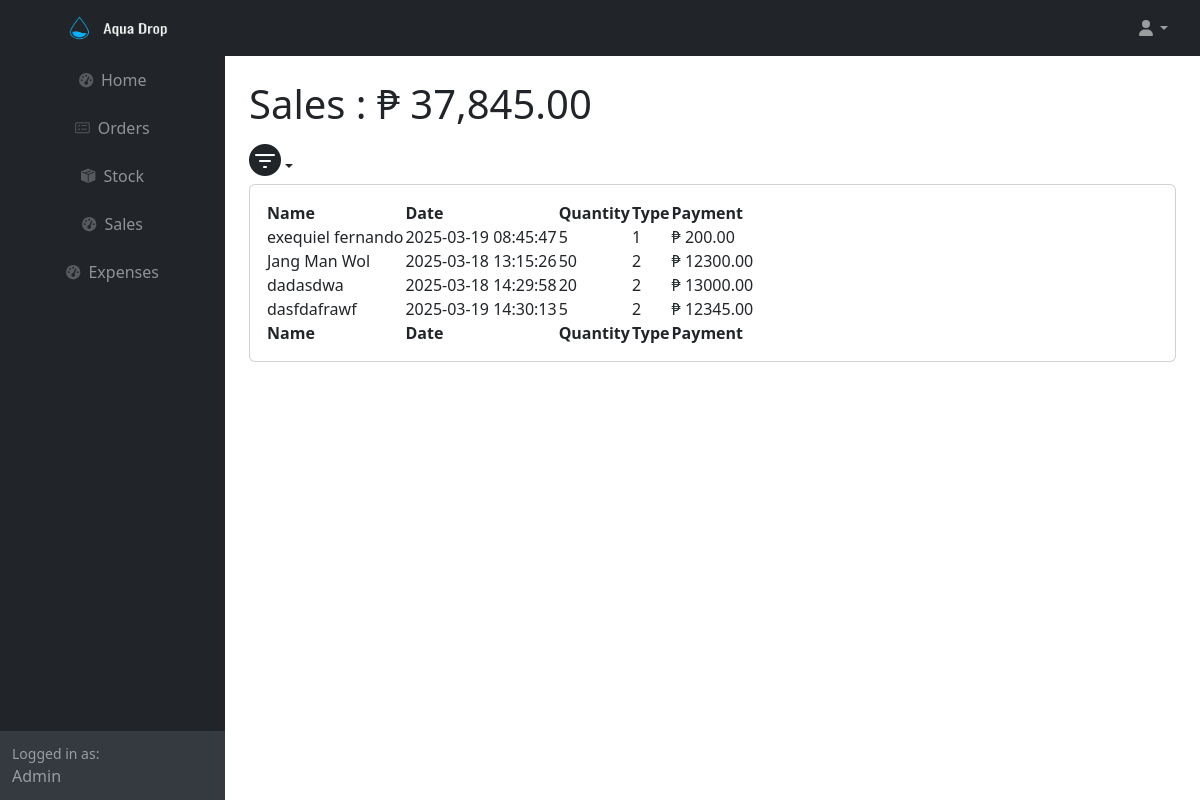
Screenshot of /sales.php (signed in) with the database file from the repository.
### tables this page shows
CREATE TABLE IF NOT EXISTS `sales` (
  `sales_id` int(11) NOT NULL AUTO_INCREMENT,
  `name` varchar(255) NOT NULL,
  `date` timestamp NOT NULL DEFAULT current_timestamp() ON UPDATE current_timestamp(),
  `quantity` int(11) NOT NULL,
  `type_id` int(11) NOT NULL,
  `payment` decimal(10,2) NOT NULL,
  PRIMARY KEY (`sales_id`)
);

### sales.php (the view, shortened to what this page needs)
<?php
	require ('db.php');
	$sql = "SELECT * FROM sales";
    $stmt = $conn->prepare($sql);
    $stmt->execute();
    $data = $stmt->fetchAll(PDO::FETCH_ASSOC);
    $sql_total_payment = "SELECT SUM(payment) AS total_payment FROM sales";
    $stmt_total_payment = $conn->prepare($sql_total_payment);
    $stmt_total_payment->execute();
    $total_payment = $stmt_total_payment->fetch(PDO::FETCH_ASSOC)['total_payment'];
?>
<html lang="en">
    <head>
        <link rel="stylesheet" href="https://cdn.jsdelivr.net/npm/bootstrap-icons/font/bootstrap-icons.css">
        <link href="https://cdn.jsdelivr.net/npm/simple-datatables@7.1.2/dist/style.min.css" rel="stylesheet" />
        <link href="css/styles.css" rel="stylesheet" />
    </head>
    <body class="sb-nav-fixed">
        <nav class="sb-topnav navbar navbar-expand navbar-dark bg-dark">
            <a class="navbar-brand ps-3" href="index.html">
                <img src="icons/transparentlogo.png" style="width: 200px; height: 150px;">
            </a>
            <ul class="navbar-nav ms-auto  me-3 me-lg-4">
                <li class="nav-item dropdown">
                    <a class="nav-link dropdown-toggle" id="navbarDropdown" href="#" role="button" data-bs-toggle="dropdown" aria-expanded="false"><i class="fas fa-user fa-fw"></i></a>
                </li>
            </ul>
        </nav>
        <div id="layoutSidenav">
            <div id="layoutSidenav_nav">
                <nav class="sb-sidenav accordion sb-sidenav-dark" id="sidenavAccordion">
                    <div class="sb-sidenav-menu">
                        <div class="nav align-items-center">
                            <a class="nav-link" href="adminindex.php">
                                <div class="sb-nav-link-icon"><i class="fas fa-tachometer-alt"></i></div>
                            </a>
                            <a class="nav-link" href="orders.php">
                                <div class="sb-nav-link-icon"><i class="bi bi-card-checklist"></i></div>
                                Orders
                            </a>
                            <a class="nav-link" href="stocks.php">
                                <div class="sb-nav-link-icon"><i class="bi bi-box-seam-fill"></i></div>
                                Stock
                            </a>
                            <a class="nav-link" href="sales.php">
                                <div class="sb-nav-link-icon"><i class="fas fa-tachometer-alt"></i></div>
                                Sales
                            </a>
                             <a class="nav-link" href="expenses.php ">
                                <div class="sb-nav-link-icon"><i class="fas fa-tachometer-alt"></i></div>
                                Expenses
                            </a>
                        </div>
                    </div>
                    <div class="sb-sidenav-footer">
                        <div class="small">Logged in as:</div>
                        Admin
                    </div>
                </nav>
            </div>
            <div id="layoutSidenav_content">
                <main>
                    <div class="container-fluid px-4">
                        <h1 class="mt-4">Sales : ₱ <?php echo number_format($total_payment, 2); ?></h1>
                        <ul class="navbar-nav ms-auto  me-3 me-lg-4">
                            <li class="nav-item dropdown">
                                <a class="nav-link dropdown-toggle" id="navbarDropdown" href="#" role="button" data-bs-toggle="dropdown" aria-expanded="false" ><i class="bi bi-filter-circle-fill fs-2"></i></a>
                            </li>
                        </ul>
                        <div class="card mb-4">
                            <div class="card-body">
                                <table id="datatablesSimple">
                                    <thead>
                                        <tr>
                                            <th>Name</th>
                                            <th>Date</th>
                                            <th>Quantity</th>
                                            <th>Type</th>
                                            <th>Payment</th>
                                        </tr>
                                    </thead>
                                    <tfoot>
                                        <tr>
                                            <th>Name</th>
                                            <th>Date</th>
                                            <th>Quantity</th>
                                            <th>Type</th>
                                            <th>Payment</th>
                                        </tr>
                                    </tfoot>
                                    <tbody>
                                        <?php foreach($data as $row): ?>
                                        <tr>
                                            <td><?php echo $row['name']?></td>
                                            <td><?php echo $row['date']?></td>
                                            <td><?php echo $row['quantity']?></td>
                                            <td><?php echo $row['type_id']?></td>
                                            <td>₱ <?php echo $row['payment']?></td>
                                        </tr>
                                        <?php endforeach;?>
                                    </tbody>
                                </table>
                            </div>
                        </div>
                    </div>
                </main>
            </div>
        </div>
    </body>
</html>

### rows the page displays
sales: name "exequiel fernando", date "2025-03-19 08:45:47", quantity "5", type "1", payment "200.00"
sales: name "Jang Man Wol", date "2025-03-18 13:15:26", quantity "50", type "2", payment "12300.00"
sales: name "dadasdwa", date "2025-03-18 14:29:58", quantity "20", type "2", payment "13000.00"
sales: name "dasfdafrawf", date "2025-03-19 14:30:13", quantity "5", type "2", payment "12345.00"

### other values shown
$total_payment "37,845.00"
